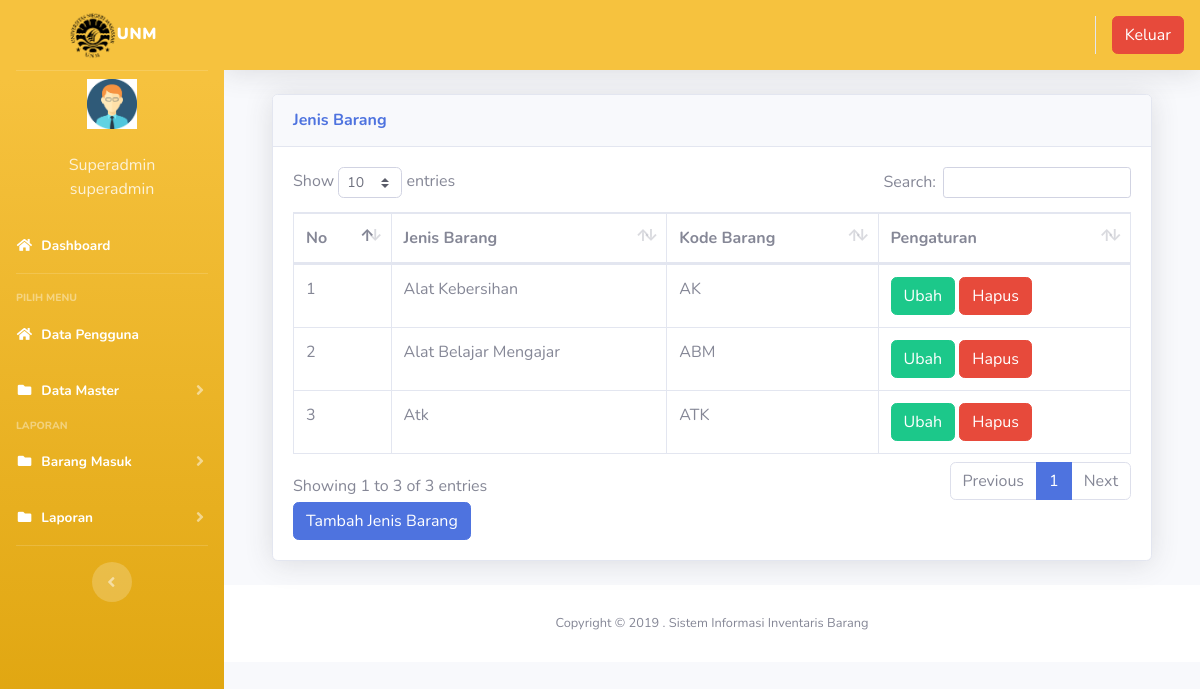
The app's page /index3.php?page=jenisbarang (signed in) with its own data.
### tables this page shows
CREATE TABLE `users` (
  `id` int(11) NOT NULL,
  `nik` varchar(10) NOT NULL,
  `nama` varchar(100) NOT NULL,
  `alamat` varchar(200) NOT NULL,
  `telepon` varchar(100) NOT NULL,
  `username` varchar(100) NOT NULL,
  `password` varchar(100) NOT NULL,
  `level` varchar(25) NOT NULL DEFAULT 'member',
  `foto` varchar(25) NOT NULL
);

CREATE TABLE `jenis_barang` (
  `id` int(11) NOT NULL,
  `jenis_barang` varchar(100) NOT NULL,
  `kode_barang` varchar(50) NOT NULL
);

### page/jenisbarang/jenisbarang.php (the view, shortened to what this page needs)
<div class="container-fluid">
  <div class="card shadow mb-4">
    <div class="card-header py-3">
      <h6 class="m-0 font-weight-bold text-primary">Jenis Barang</h6>
    </div>
    <div class="card-body">
      <div class="table-responsive">
        <table class="table table-bordered" id="dataTable" width="100%" cellspacing="0">
        <thead>
              <tr>
			<th>No</th>
			<th>Jenis Barang</th>
			<th>Kode Barang</th>
			<th>Pengaturan</th>
              </tr>
		</thead>
          <tbody>
            <?php
	$no = 1;
	$sql = $koneksi->query("select * from jenis_barang");
	while ($data = $sql->fetch_assoc()) {
	?>
                                <tr>
                                    <td><?php echo $no++; ?></td>
			<td><?php echo $data['jenis_barang'] ?></td>
			<td><?php echo $data['kode_barang'] ?></td>
			<td>
			<a href="?page=jenisbarang&aksi=ubahjenis&id=<?php echo $data['id'] ?>" class="btn btn-success" >Ubah</a>
			<a onclick="return confirm('Apakah anda yakin akan menghapus data ini?')" href="?page=jenisbarang&aksi=hapusjenis&id=<?php echo $data['id'] ?>" class="btn btn-danger" >Hapus</a>
			</td>
              </tr>
	<?php }?>
		   </tbody>
          </table>
  <a href="?page=jenisbarang&aksi=tambahjenis" class="btn btn-primary" >Tambah Jenis Barang</a>
      </div>
    </div>
  </div>
</div>

### index3.php (shortened to what this page needs)
<?php
	$koneksi = new mysqli("localhost","root","","inventori");
	?>
<!DOCTYPE html>
<html lang="en">
<head>
  <link href="vendor/fontawesome-free/css/all.min.css" rel="stylesheet" type="text/css">
  <link href="css/sb-admin-2.min.css" rel="stylesheet">
  <link href="vendor/datatables/dataTables.bootstrap4.min.css" rel="stylesheet">
</head>
<body id="page-top">
  <div id="wrapper">
    <ul class="navbar-nav bg-gradient-warning sidebar sidebar-dark accordion" id="accordionSidebar">
      <a class="sidebar-brand d-flex align-items-center justify-content-center" href="index3.php">
        <div class="sidebar-brand-text mx-2"><img src="img/logounm.png" alt="" width="50px"><b>UNM</b></div>
      </a>
      <hr class="sidebar-divider my-0">
 <?php
   if ($_SESSION['superadmin']) {
	   $user = $_SESSION['superadmin'];
   }
   $sql =$koneksi->query("select * from users where id='$user'");
   $data = $sql->fetch_assoc();
   ?>
    <li class="d-flex align-items-center justify-content-center">
        <a class="nav-link">
		 <img src="img/<?php echo $data['foto']?>" class="img-circle" width="50" alt="User"/></a>
	  </li>
		 <li class="nav-item ">
        <a class="nav-link">
         	<div class="d-flex align-items-center justify-content-center" class="name">  <?php echo  $data['nama'];?></div></font>
			<div class="d-flex align-items-center justify-content-center" class="email"><?php echo $data['level'];?></div>
		 </a>
      </li>
      <li class="nav-item active">
        <a class="nav-link" href="?page=home3">
          <i class="fas fa-fw fa-home"></i>
          <span>Dashboard</span></a>
      </li>
      <hr class="sidebar-divider">
      <div class="sidebar-heading">
        Pilih Menu
      </div>
	    <li class="nav-item active">
        <a class="nav-link" href="?page=pengguna">
          <i class="fas fa-fw fa-home"></i>
          <span>Data Pengguna</span></a>
      </li>
	   <li class="nav-item active">
        <a class="nav-link collapsed" href="#" data-toggle="collapse" data-target="#collapseData" aria-expanded="true" aria-controls="collapseData">
          <i class="fas fa-fw fa-folder"></i>
          <span>Data Master</span>
        </a>
      </li>
      <div class="sidebar-heading">
        Laporan
      </div>
      <li class="nav-item active">
        <a class="nav-link collapsed" href="#" data-toggle="collapse" data-target="#collapsePages" aria-expanded="true" aria-controls="collapsePages">
          <i class="fas fa-fw fa-folder"></i>
          <span>Barang Masuk</span>
        </a>
      </li>
	     <li class="nav-item active">
        <a class="nav-link collapsed" href="#" data-toggle="collapse" data-target="#collapseLaporan" aria-expanded="true" aria-controls="collapseLaporan">
          <i class="fas fa-fw fa-folder"></i>
          <span>Laporan</span>
        </a>
      </li>
      <hr class="sidebar-divider d-none d-md-block">
      <div class="text-center d-none d-md-inline">
        <button class="rounded-circle border-0" id="sidebarToggle"></button>
      </div>
    </ul>
    <div id="content-wrapper" class="d-flex flex-column">
      <div id="content">
        <nav class="navbar navbar-expand navbar-dark bg-warning topbar mb-4 static-top shadow">
          <ul class="navbar-nav ml-auto">
            <li class="nav-item dropdown no-arrow">
			 <div class="top-menu">
        <ul class="nav pull-right top-menu">
           <li><a onclick="return confirm('Apakah anda yakin akan logout?')" class="btn btn-danger" class="logout" href="logout.php">Keluar</a></li>
        </ul>
      </div>
            </li>
          </ul>
        </nav>
        <div class="container-fluid">
		 <section class="content">
		      <?php
			   $page = $_GET['page'];
			   $aksi = $_GET['aksi'];
			   if ($page == "jenisbarang") {
				   if ($aksi == "") {
					   include "page/jenisbarang/jenisbarang.php";
				   }
			   }
			   ?>
    </section>
</div>
      <footer class="sticky-footer bg-white">
        <div class="container my-auto">
          <div class="copyright text-center my-auto">
            <span>Copyright &copy; 2019 . Sistem Informasi Inventaris Barang</span>
          </div>
        </div>
      </footer>
    </div>
  </div>
  </div>
</body>
</html>

### records on screen
users: foto (picture), nama "Superadmin", level "superadmin"
jenis_barang: jenis_barang "Alat Kebersihan", kode_barang "AK"
jenis_barang: jenis_barang "Alat Belajar Mengajar", kode_barang "ABM"
jenis_barang: jenis_barang "Atk", kode_barang "ATK"
